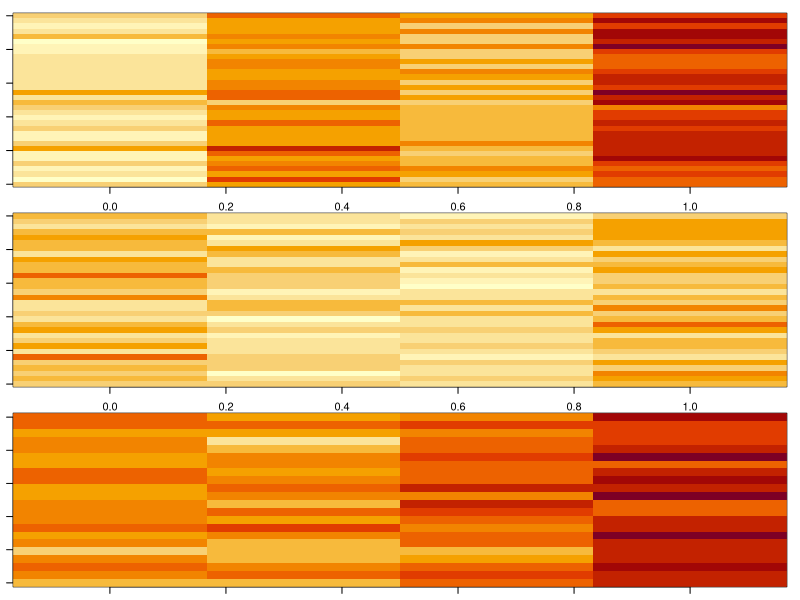
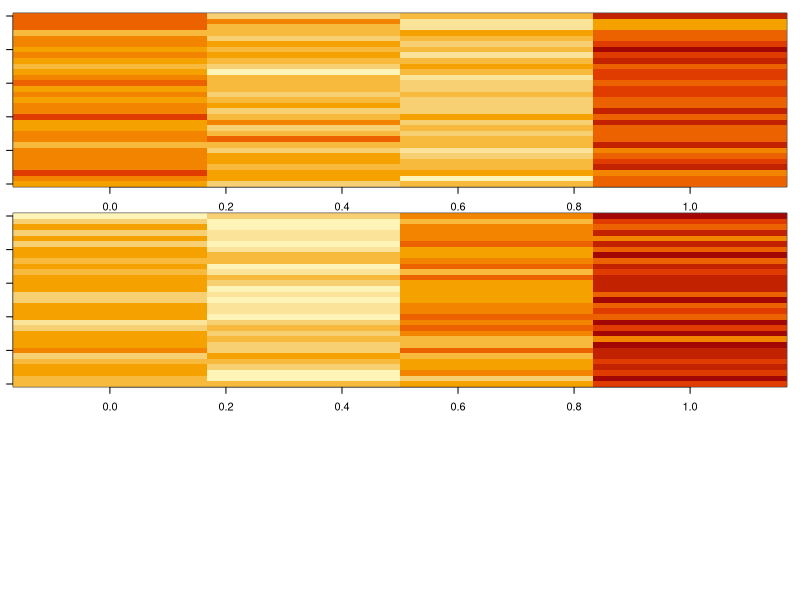

Reproduce these figures in R, in order. (Note: this script raises an error after producing the figures.)
rm(list=ls())
set.seed(32)

#basic settings
nloc=1000
nrep=5
nspp=150
ngr=5
nparam.det=3

#latent group membership
w.true=w=sample(1:ngr,size=nspp,replace=T)

#OCCUPANCY

#parameters
seq1=seq(from=-2,to=2,by=1)
nparam.occ2=4
nparam.occ1=2
m.betas2.true=m.betas2=matrix(sample(seq1,size=nparam.occ2*ngr,replace=T),
                              nparam.occ2,ngr)
tau2.betas2=0.5 #set by user

#get betas2
betas2=matrix(NA,nparam.occ2,nspp)
for (i in 1:nspp){
  mu1=m.betas2[,w[i]]
  betas2[,i]=rnorm(nparam.occ2,mean=mu1,sd=sqrt(tau2.betas2))
}
betas2.true=betas2

#visualize betas2
rango=range(betas2)
par(mfrow=c(3,1),mar=rep(1,4))
for (i in 1:ngr) image(betas2[,w==i],zlim=rango)

#get betas1
nparam.occ1=2
m.betas1.true=m.betas1=runif(nparam.occ1,min=-1,max=1)
tau2.betas1.true=tau2.betas1=runif(nparam.occ1,min=0,max=1)
betas1=matrix(NA,nparam.occ1,nspp)
for (i in 1:nparam.occ1){
  betas1[i,]=rnorm(nspp,mean=m.betas1.true[i],sd=sqrt(tau2.betas1[i]))
}
betas1.true=betas1

#get covariates for occupancy
xmat.occ=matrix(rnorm(nloc*(nparam.occ2+nparam.occ1-1)),nloc,nparam.occ1-1+nparam.occ2)
xmat.occ=cbind(1,xmat.occ)

#generate occupancy status
betas.true=betas=rbind(betas1,betas2)
media=xmat.occ%*%betas
zstar.true=zstar=matrix(rnorm(nloc*nspp,mean=media,sd=1),nloc,nspp)
z.true=z=matrix(ifelse(zstar>0,1,0),nloc,nspp)

#---------------------------------
#---------------------------------
#DETECTION
tau2.gamma.true=tau2.gamma=runif(nparam.det,min=0,max=0.3)
m.gamma.true=m.gamma=runif(nparam.det,min=-1,max=1)
gammas=matrix(NA,nparam.det,nspp)
for (i in 1:nparam.det){
  gammas[i,]=rnorm(nspp,mean=m.gamma[i],sd=sqrt(tau2.gamma[i]))
}
gammas.true=gammas

#get covariates for detection
xmat.det=array(NA,dim=c(nloc,nparam.det,nrep))
for (i in 1:nrep){
  tmp=rnorm(nloc*(nparam.det-1))
  tmp1=cbind(1,matrix(tmp,nloc,nparam.det-1))
  xmat.det[,,i]=tmp1
}

#generate observations
media=ystar=y=array(NA,dim=c(nloc,nspp,nrep))
for (i in 1:nrep){
  media[,,i]=xmat.det[,,i]%*%gammas
  ystar[,,i]=rnorm(nloc*nspp,mean=media[,,i],sd=1)
  #site has to be occupied and species has to have been detected
  y[,,i]=ifelse(ystar[,,i]>0 & z.true==1,1,0) 
}
ystar.true=ystar

#export data
setwd('U:\\GIT_models\\occup_montalvo\\fake data')
y1=matrix(y,nloc*nspp*nrep,1)
write.csv(y1,'fake data y.csv',row.names=F)
write.csv(xmat.occ,'fake data xmat occ.csv',row.names=F)
xmat.det1=matrix(xmat.det,nloc*nparam.det*nrep,1)
write.csv(xmat.det1,'fake data xmat det.csv',row.names=F)